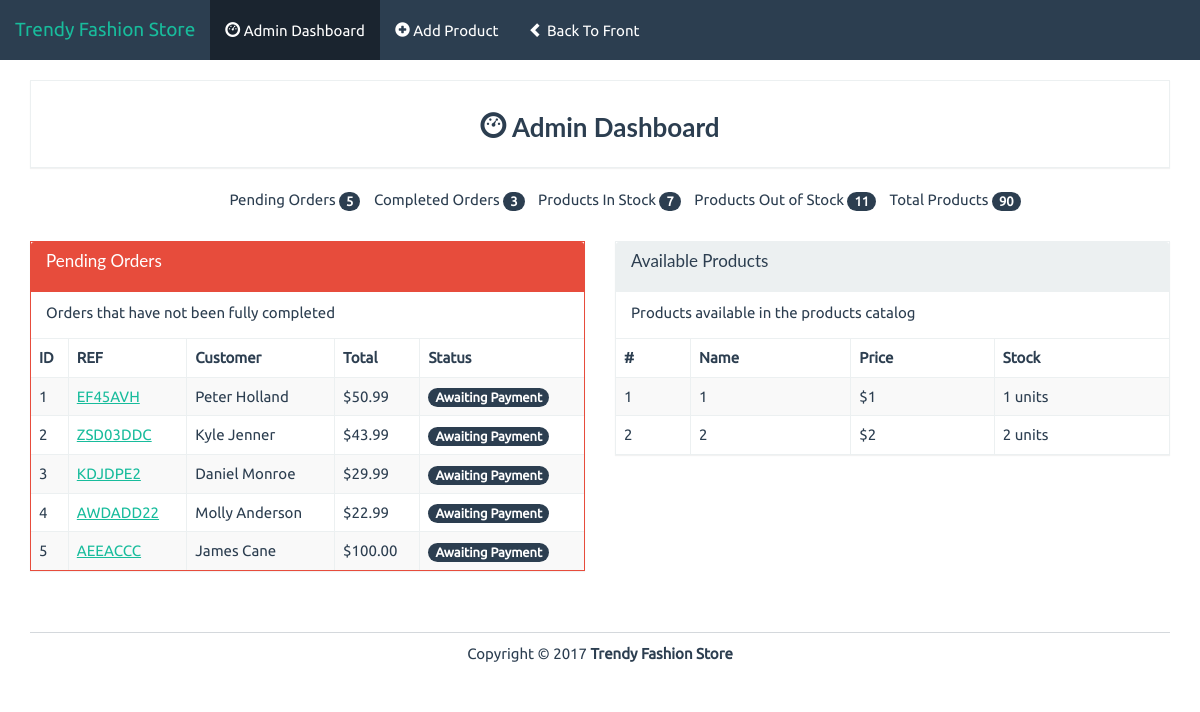
/admin, run on an earlier commit of the app's database.
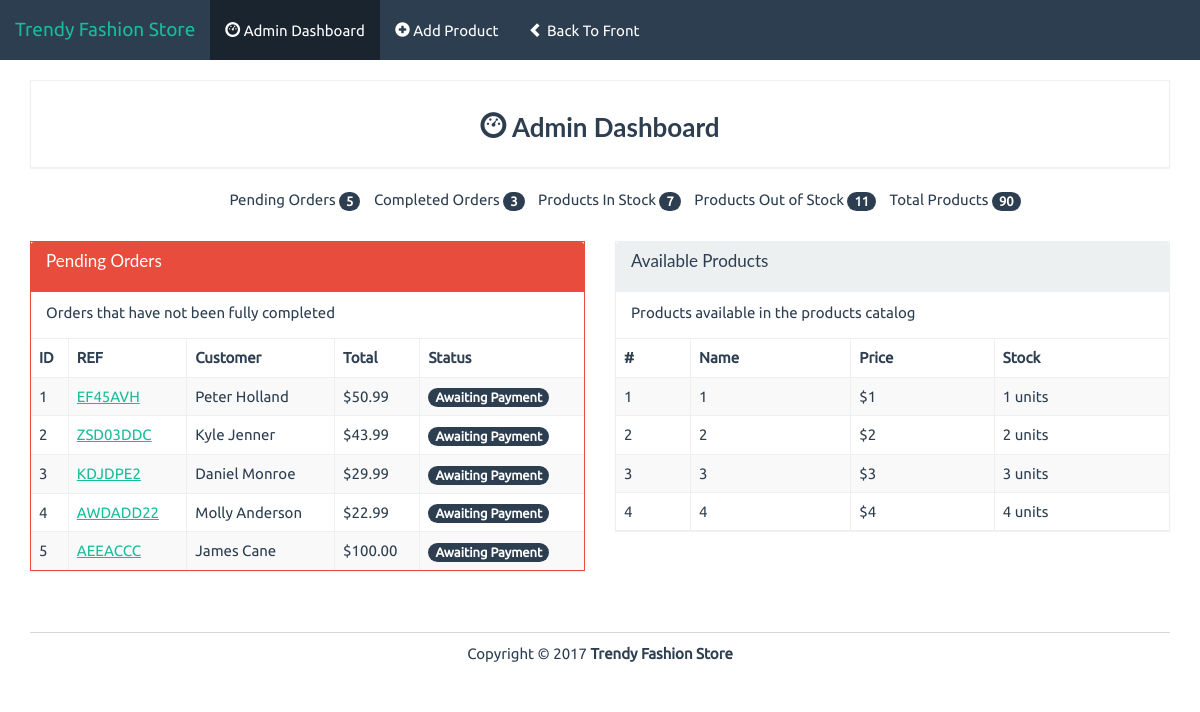
And on a later commit of the database.
### app.py (models this page shows)
class Product(db.Model):
    id = db.Column(db.Integer, primary_key=True)
    name = db.Column(db.String(50), unique=True)
    price = db.Column(db.Integer) #in cents
    stock = db.Column(db.Integer)
    description = db.Column(db.String(500))
    image = db.Column(db.String(100))

### app.py (the view)
@app.route('/admin')
def admin():
    products = Product.query.all()
    return render_template('admin/index.html', admin=True, products=products)

### templates/admin/index.html (shortened to what this page needs)
{% extends "base.html" %}
{% block body %}
<div class="row pad">
	<div class="col-lg-12">
		<div class="panel panel-default">
			<div class="panel-body text-center">
				<h3 class="bold"><i class="glyphicon glyphicon-dashboard"></i> Admin Dashboard</h3>
			</div>
		</div>
	</div>
	<div class="col-lg-12">
		<ul class="summary">
			<li class="">Pending Orders <span class="badge">5</span></li>
			<li class="">Completed Orders <span class="badge">3</span></li>
			<li class="">Products In Stock <span class="badge">7</span></li>
			<li class="">Products Out of Stock <span class="badge">11</span></li>
			<li class="">Total Products <span class="badge">90</span></li>
		</ul>
	</div>
</div>
<div class="row pad">
	<div class="col-lg-6 pad">
		<div class="panel panel-danger">
			<div class="panel-heading">
				<h3 class="panel-title">Pending Orders</h3>
			</div>
			<div class="panel-body">
				Orders that have not been fully completed
			</div>
			<div class="table-responsive">
				<table class="table table-striped table-bordered">
					<thead>
						<tr>
							<th>ID</th><th>REF</th><th>Customer</th><th>Total</th><th>Status</th>
						</tr>
					</thead>
					<tbody>
						<tr>
							<td>1</td>
							<td><a href="./view-order.html">EF45AVH</a></td>
							<td>Peter Holland</td>
							<td>&dollar;50.99</td>
							<td><span class="badge">Awaiting Payment</span></td>
						</tr>
						<tr>
							<td>2</td>
							<td><a href="./view-order.html">ZSD03DDC</a></td>
							<td>Kyle Jenner</td>
							<td>&dollar;43.99</td>
							<td><span class="badge">Awaiting Payment</span></td>
						</tr>
						<tr>
							<td>3</td>
							<td><a href="./view-order.html">KDJDPE2</a></td>
							<td>Daniel Monroe</td>
							<td>&dollar;29.99</td>
							<td><span class="badge">Awaiting Payment</span></td>
						</tr>
						<tr>
							<td>4</td>
							<td><a href="./view-order.html">AWDADD22</a></td>
							<td>Molly Anderson</td>
							<td>&dollar;22.99</td>
							<td><span class="badge">Awaiting Payment</span></td>
						</tr>
						<tr>
							<td>5</td>
							<td><a href="./view-order.html">AEEACCC</a></td>
							<td>James Cane</td>
							<td>&dollar;100.00</td>
							<td><span class="badge">Awaiting Payment</span></td>
						</tr>
					</tbody>
				</table>
			</div>
		</div>
	</div>
	<div class="col-lg-6 pad">
		<div class="panel panel-default">
			<div class="panel-heading">
				<h3 class="panel-title">Available Products</h3>
			</div>
			<div class="panel-body">
				Products available in the products catalog
			</div>
			<div class="table-responsive">
				<table class="table table-striped table-bordered">
					<thead>
						<tr>
							<th>#</th><th>Name</th><th>Price</th><th>Stock</th>
						</tr>
					</thead>
					<tbody>
					{% for product in products%}
					    <tr>
						    <td>{{ product.id }}</td>
						    <td>{{ product.name }}</td>
						    <td>&dollar;{{ product.price }}</td>
						    <td>{{ product.stock }} units</td>
					    </tr>
					{% endfor %}
					</tbody>
				</table>
			</div>
		</div>
	</div>
</div>
{% endblock %}

### templates/base.html (shortened to what this page needs)
<!DOCTYPE html>
<html lang="en">
    <head>
        <link rel="stylesheet" href="{{ url_for('static', filename='bs/css/flatly.min.css') }}" />
        <link rel="stylesheet" href="{{ url_for('static', filename='css/styles.css') }}" />
    </head>
    <body>
        {% if admin %}
        <nav class="navbar navbar-default navbar-fixed-top" role="navigation">
            <div class="container-fluid">
                <div class="navbar-header">
                    <a class="navbar-brand" href="../">Trendy Fashion Store</a>
                </div>
                <div class="collapse navbar-collapse navbar-ex1-collapse">
                    <ul class="nav navbar-nav">
                        <li class="active">
                            <a href="{{ url_for('admin') }}"><i class="glyphicon glyphicon-dashboard"></i> Admin Dashboard</a>
                        </li>
                        <li>
                            <a href="{{ url_for('add') }}"><i class="glyphicon glyphicon-plus-sign"></i> Add Product</a>
                        </li>
                        <li>
                            <a href="{{ url_for('index') }}"><i class="glyphicon glyphicon-chevron-left"></i> Back To Front</a>
                        </li>
                    </ul>
                </div>
            </div>
        </nav>
        {% endif %}
        <div class="container" id="page">
        {% block body %}{% endblock %}
            <footer>
                <div class="row pad">
                    <div class="col-lg-12 text-center">
                        Copyright &copy; 2017 <strong>Trendy Fashion Store</strong>
                    </div>
                </div>
            </footer>
        </div>
    </body>
</html>

### static/css/styles.css (style rules this page uses)
body { font-family: Ubuntu, verdana, georgia, serif, sans-serif; }
a, a:hover, a:active, a:focus, a:visited { text-decoration: none; }
.bold { font-weight: bolder !important; }
table { width: 100%; }
div.panel, .btn, .navbar { border-radius: 0; }
footer { margin-top: 40px; margin-bottom: 20px; }
.pad { margin-top: 10px !important; }
div.panel-body { padding-top: 10px; }
.panel-title { margin-bottom: 10px; }
body > nav { border-radius: 0 !important; }
#page { padding-top: 70px; }
ul.summary { list-style-type: none; text-align: center; }
ul.summary > li { display: inline-block; padding-left: 10px; }
footer { border-top: 1px solid rgba(44, 62, 80, .2); }

What changed in the data, as far as the page shows it:
added Product: id "3", name "3", price "3", stock "3"
added Product: id "4", name "4", price "4", stock "4"
